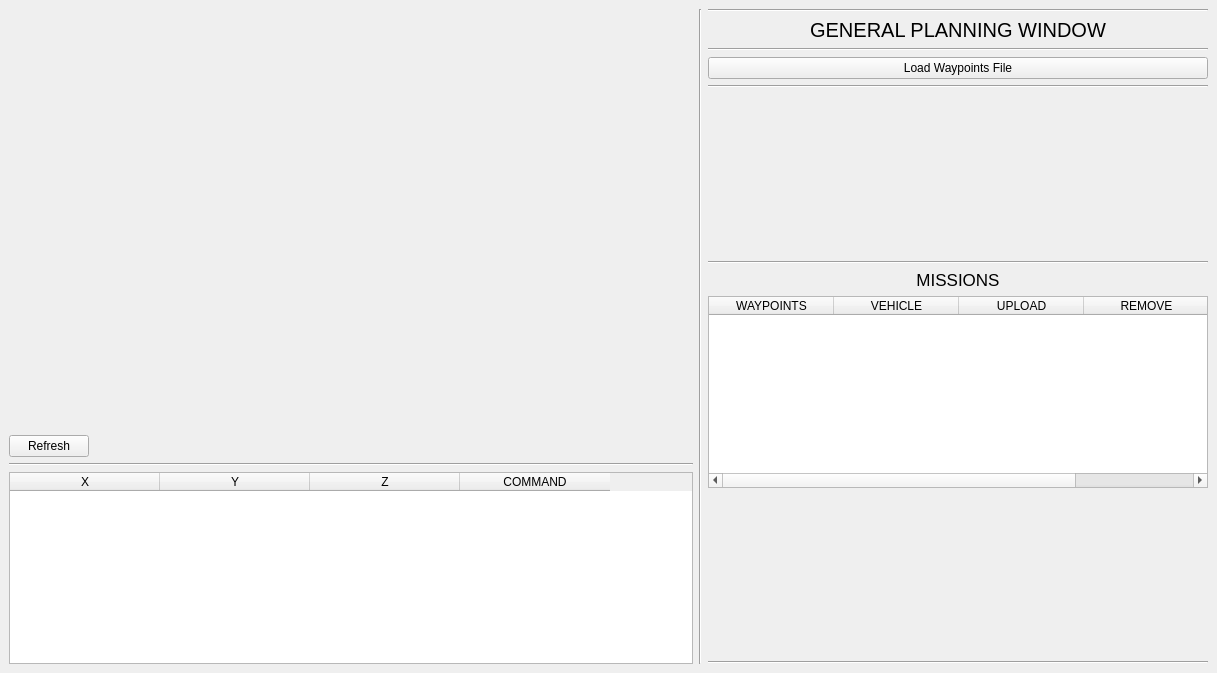
<?xml version="1.0" encoding="UTF-8"?>
<ui version="4.0">
 <class>MainWindow</class>
 <widget class="QMainWindow" name="MainWindow">
  <property name="geometry">
   <rect>
    <x>0</x>
    <y>0</y>
    <width>1217</width>
    <height>673</height>
   </rect>
  </property>
  <property name="windowTitle">
   <string>MainWindow</string>
  </property>
  <widget class="QWidget" name="centralwidget">
   <layout class="QHBoxLayout" name="horizontalLayout_2" stretch="1,0,0">
    <item>
     <layout class="QVBoxLayout" name="verticalLayout" stretch="1,0,0,0">
      <item>
       <widget class="PlanningMapWidget" name="widget_planning_map" native="true">
        <property name="minimumSize">
         <size>
          <width>680</width>
          <height>400</height>
         </size>
        </property>
       </widget>
      </item>
      <item>
       <layout class="QHBoxLayout" name="horizontalLayout_checkboxes">
        <item>
         <widget class="QPushButton" name="pushButton_refresh">
          <property name="text">
           <string>Refresh</string>
          </property>
         </widget>
        </item>
        <item>
         <spacer name="horizontalSpacer">
          <property name="orientation">
           <enum>Qt::Horizontal</enum>
          </property>
          <property name="sizeHint" stdset="0">
           <size>
            <width>40</width>
            <height>20</height>
           </size>
          </property>
         </spacer>
        </item>
       </layout>
      </item>
      <item>
       <widget class="Line" name="line_2">
        <property name="orientation">
         <enum>Qt::Horizontal</enum>
        </property>
       </widget>
      </item>
      <item>
       <widget class="QTableWidget" name="tableWidget_waypoints">
        <property name="minimumSize">
         <size>
          <width>0</width>
          <height>190</height>
         </size>
        </property>
        <property name="showGrid">
         <bool>true</bool>
        </property>
        <property name="rowCount">
         <number>0</number>
        </property>
        <property name="columnCount">
         <number>4</number>
        </property>
        <attribute name="horizontalHeaderVisible">
         <bool>true</bool>
        </attribute>
        <attribute name="horizontalHeaderCascadingSectionResizes">
         <bool>false</bool>
        </attribute>
        <attribute name="horizontalHeaderDefaultSectionSize">
         <number>150</number>
        </attribute>
        <attribute name="horizontalHeaderMinimumSectionSize">
         <number>60</number>
        </attribute>
        <attribute name="horizontalHeaderShowSortIndicator" stdset="0">
         <bool>false</bool>
        </attribute>
        <attribute name="horizontalHeaderStretchLastSection">
         <bool>false</bool>
        </attribute>
        <attribute name="verticalHeaderVisible">
         <bool>true</bool>
        </attribute>
        <attribute name="verticalHeaderHighlightSections">
         <bool>true</bool>
        </attribute>
        <attribute name="verticalHeaderMinimumSectionSize">
         <number>20</number>
        </attribute>
        <attribute name="verticalHeaderStretchLastSection">
         <bool>false</bool>
        </attribute>
        <column>
         <property name="text">
          <string>X</string>
         </property>
        </column>
        <column>
         <property name="text">
          <string>Y</string>
         </property>
        </column>
        <column>
         <property name="text">
          <string>Z</string>
         </property>
        </column>
        <column>
         <property name="text">
          <string>COMMAND</string>
         </property>
        </column>
       </widget>
      </item>
     </layout>
    </item>
    <item>
     <widget class="Line" name="line">
      <property name="orientation">
       <enum>Qt::Vertical</enum>
      </property>
     </widget>
    </item>
    <item>
     <layout class="QVBoxLayout" name="verticalLayout_2">
      <item>
       <widget class="Line" name="line_4">
        <property name="orientation">
         <enum>Qt::Horizontal</enum>
        </property>
       </widget>
      </item>
      <item>
       <widget class="QLabel" name="label_grid_planning">
        <property name="font">
         <font>
          <pointsize>15</pointsize>
          <weight>50</weight>
          <bold>false</bold>
         </font>
        </property>
        <property name="text">
         <string>GENERAL PLANNING WINDOW</string>
        </property>
        <property name="alignment">
         <set>Qt::AlignCenter</set>
        </property>
       </widget>
      </item>
      <item>
       <widget class="Line" name="line_3">
        <property name="orientation">
         <enum>Qt::Horizontal</enum>
        </property>
       </widget>
      </item>
      <item>
       <widget class="QPushButton" name="pushButton_load_file">
        <property name="text">
         <string>Load Waypoints File</string>
        </property>
       </widget>
      </item>
      <item>
       <widget class="Line" name="line_5">
        <property name="orientation">
         <enum>Qt::Horizontal</enum>
        </property>
       </widget>
      </item>
      <item>
       <spacer name="verticalSpacer_2">
        <property name="orientation">
         <enum>Qt::Vertical</enum>
        </property>
        <property name="sizeHint" stdset="0">
         <size>
          <width>20</width>
          <height>40</height>
         </size>
        </property>
       </spacer>
      </item>
      <item>
       <widget class="Line" name="line_7">
        <property name="orientation">
         <enum>Qt::Horizontal</enum>
        </property>
       </widget>
      </item>
      <item>
       <widget class="QLabel" name="label_mission">
        <property name="font">
         <font>
          <pointsize>13</pointsize>
         </font>
        </property>
        <property name="text">
         <string>MISSIONS</string>
        </property>
        <property name="alignment">
         <set>Qt::AlignCenter</set>
        </property>
       </widget>
      </item>
      <item>
       <widget class="QTableWidget" name="tableWidget_missions">
        <property name="minimumSize">
         <size>
          <width>500</width>
          <height>0</height>
         </size>
        </property>
        <property name="autoFillBackground">
         <bool>false</bool>
        </property>
        <property name="showGrid">
         <bool>true</bool>
        </property>
        <property name="gridStyle">
         <enum>Qt::SolidLine</enum>
        </property>
        <attribute name="horizontalHeaderCascadingSectionResizes">
         <bool>false</bool>
        </attribute>
        <attribute name="horizontalHeaderMinimumSectionSize">
         <number>125</number>
        </attribute>
        <attribute name="verticalHeaderStretchLastSection">
         <bool>false</bool>
        </attribute>
        <column>
         <property name="text">
          <string>WAYPOINTS</string>
         </property>
        </column>
        <column>
         <property name="text">
          <string>VEHICLE</string>
         </property>
        </column>
        <column>
         <property name="text">
          <string>UPLOAD</string>
         </property>
        </column>
        <column>
         <property name="text">
          <string>REMOVE</string>
         </property>
        </column>
       </widget>
      </item>
      <item>
       <spacer name="verticalSpacer">
        <property name="orientation">
         <enum>Qt::Vertical</enum>
        </property>
        <property name="sizeHint" stdset="0">
         <size>
          <width>20</width>
          <height>40</height>
         </size>
        </property>
       </spacer>
      </item>
      <item>
       <widget class="Line" name="line_6">
        <property name="orientation">
         <enum>Qt::Horizontal</enum>
        </property>
       </widget>
      </item>
      <item>
       <layout class="QHBoxLayout" name="horizontalLayout"/>
      </item>
     </layout>
    </item>
   </layout>
  </widget>
 </widget>
 <customwidgets>
  <customwidget>
   <class>PlanningMapWidget</class>
   <extends>QWidget</extends>
   <header>gust.gui.ui.planning_map_widget.h</header>
   <container>1</container>
  </customwidget>
 </customwidgets>
 <resources/>
 <connections/>
</ui>
